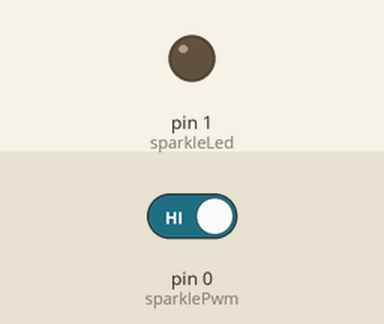
Simulated run of this sketch. Board: Arduino Uno, built with avr-gcc and run on an emulated ATmega328P. Shown: output pins drawn as LEDs (lit = HIGH). The inputs (shaded band) are chosen by the test bench; at power-on: pin 0 (sparklePwm) HIGH. EEPROM starts erased.

Above: at 6.2 s.
6.3 s: pin 0 (sparklePwm) driven LOW
At 6.7 s:
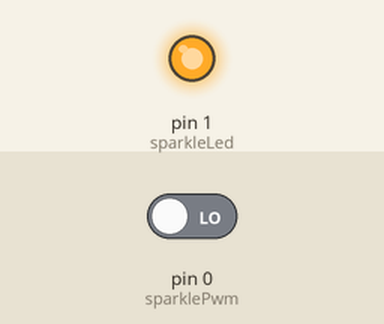
7.8 s: pin 0 (sparklePwm) driven HIGH
At 9.0 s:
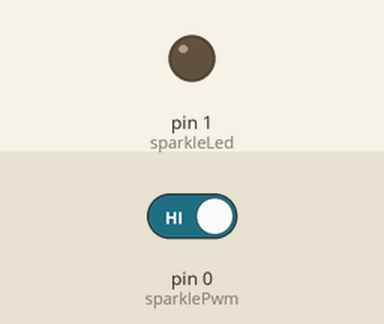
Timing chart, 0 to 10.8 s (numbered marks = the images above; inputs shaded):
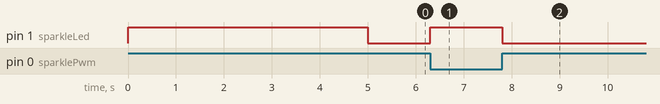

The sketch:

t85PowerOn.ino
```cpp
// Tiny85 来电开机
// Sparkle
// v2.1

#include <inttypes.h>
#include <avr/eeprom.h>
#include <avr/io.h>

struct EERef{
    EERef( const int sparkle ):sparkle( sparkle ){}
    uint8_t operator*() const            { return eeprom_read_byte( (uint8_t*) sparkle ); }
    operator const uint8_t() const       { return **this; }
    //Assignment/write members.
    EERef &operator=( const EERef &ref ) { return *this = *ref; }
    EERef &operator=( uint8_t in )       { return eeprom_write_byte( (uint8_t*) sparkle, in ), *this;  }
    EERef &operator +=( uint8_t in )     { return *this = **this + in; }
    EERef &operator -=( uint8_t in )     { return *this = **this - in; }
    EERef &operator *=( uint8_t in )     { return *this = **this * in; }
    EERef &operator /=( uint8_t in )     { return *this = **this / in; }
    EERef &operator ^=( uint8_t in )     { return *this = **this ^ in; }
    EERef &operator %=( uint8_t in )     { return *this = **this % in; }
    EERef &operator &=( uint8_t in )     { return *this = **this & in; }
    EERef &operator |=( uint8_t in )     { return *this = **this | in; }
    EERef &operator <<=( uint8_t in )    { return *this = **this << in; }
    EERef &operator >>=( uint8_t in )    { return *this = **this >> in; }
    EERef &update( uint8_t in )          { return  in != *this ? *this = in : *this; }
    EERef& operator++()                  { return *this += 1; }
    EERef& operator--()                  { return *this -= 1; }
    uint8_t operator++ (int){
        uint8_t ret = **this;
        return ++(*this), ret;
    }
    uint8_t operator-- (int){
        uint8_t ret = **this;
        return --(*this), ret;
    }
    int sparkle;
};

struct EEPtr{
    EEPtr( const int sparkle ):sparkle( sparkle ){}
    operator const int() const          { return sparkle; }
    EEPtr &operator=( int in )          { return sparkle = in, *this; }
    bool operator!=( const EEPtr &ptr ) { return sparkle != ptr.sparkle; }
    EERef operator*()                   { return sparkle; }
    EEPtr& operator++()                 { return ++sparkle, *this; }
    EEPtr& operator--()                 { return --sparkle, *this; }
    EEPtr operator++ (int)              { return sparkle++; }
    EEPtr operator-- (int)              { return sparkle--; }
    int sparkle;
};

struct EEPROMClass{
    EERef operator[]( const int idx )    { return idx; }
    uint8_t read( int idx )              { return EERef( idx ); }
    void write( int idx, uint8_t val )   { (EERef( idx )) = val; }
    void update( int idx, uint8_t val )  { EERef( idx ).update( val ); }
    EEPtr begin()                        { return 0x00; }
    EEPtr end()                          { return length(); }
    uint16_t length()                    { return E2END + 1; }
    template< typename T > T &get( int idx, T &t ){
        EEPtr e = idx;
        uint8_t *ptr = (uint8_t*) &t;
        for( int count = sizeof(T) ; count ; --count, ++e )  *ptr++ = *e;
        return t;
    }
    template< typename T > const T &put( int idx, const T &t ){
        EEPtr e = idx;
        const uint8_t *ptr = (const uint8_t*) &t;
        for( int count = sizeof(T) ; count ; --count, ++e )  (*e).update( *ptr++ );
        return t;
    }
};

static EEPROMClass EEPROM;

int sparklePwm = 0;
int sparkleLed = 1;
void setup() {
    pinMode(sparkleLed, OUTPUT);
    if (EEPROM.read(0)) {
            pinMode(sparklePwm, OUTPUT);
            digitalWrite(sparklePwm, LOW);
            digitalWrite(sparkleLed, HIGH);
            delay(1000);
            if (EEPROM.read(1)) {
                    delay(4000);
            }
            pinMode(sparklePwm, INPUT);
            digitalWrite(sparkleLed, LOW);
    } else {
            pinMode(sparklePwm, INPUT);
            // 马上关 开机
            EEPROM.write(0, 1);
            delay(4000);
            // 10秒 强制关机
            EEPROM.write(1, 1);
            delay(5000);
    }
    // 15秒 什么都不会发生
    EEPROM.write(1, 0);
    EEPROM.write(0, 0);
}

void loop() {
    digitalWrite(sparkleLed, !digitalRead(sparklePwm));
}
```

Measured:
- after the input at 6.3 s, pin 1 (sparkleLed): LOW → HIGH at once
- after the input at 7.8 s, pin 1 (sparkleLed): HIGH → LOW at once
